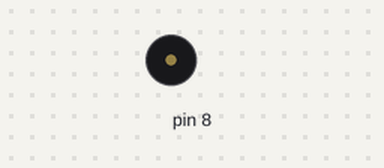
Recording of a sketch running on a simulated Arduino Uno, built with avr-gcc and run on an emulated ATmega328P. On the bench: buzzer (waves = sounding).

Above: at 0.35 s.
Timing chart, 0 to 3.0 s (numbered marks = the images above):
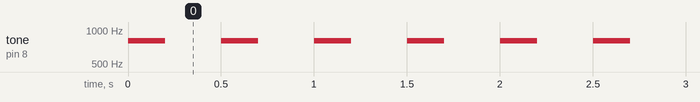

The sketch:

week03_3_void_loop_tone_delay.ino
```cpp
// week03_3_void_loop_tone_delay

void setup() {
  // put your setup code here, to run once:
  pinMode(8,OUTPUT);
}

void loop() {
  // put your main code here, to run repeatedly:
  tone(8,800,200);
  tone(8,800,200);
  delay(500);
}
```

Measured:
- by itself, tone on pin 8: alternates 800 Hz for 0.20 s and silent for 0.30 s
